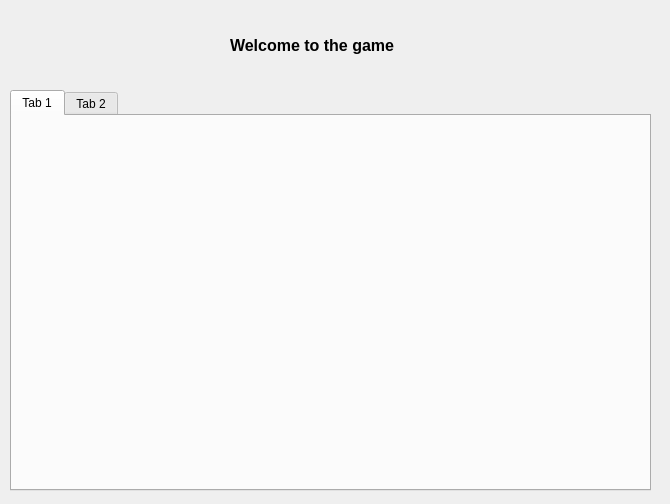
<?xml version="1.0" encoding="UTF-8"?>
<ui version="4.0">
 <class>Dialog</class>
 <widget class="QDialog" name="Dialog">
  <property name="geometry">
   <rect>
    <x>0</x>
    <y>0</y>
    <width>670</width>
    <height>504</height>
   </rect>
  </property>
  <property name="windowTitle">
   <string>Dialog</string>
  </property>
  <widget class="QTabWidget" name="tabWidget">
   <property name="geometry">
    <rect>
     <x>10</x>
     <y>90</y>
     <width>641</width>
     <height>401</height>
    </rect>
   </property>
   <widget class="QWidget" name="tab">
    <attribute name="title">
     <string>Tab 1</string>
    </attribute>
   </widget>
   <widget class="QWidget" name="tab_2">
    <attribute name="title">
     <string>Tab 2</string>
    </attribute>
   </widget>
  </widget>
  <widget class="QLabel" name="label">
   <property name="geometry">
    <rect>
     <x>230</x>
     <y>20</y>
     <width>221</width>
     <height>51</height>
    </rect>
   </property>
   <property name="font">
    <font>
     <pointsize>12</pointsize>
     <weight>75</weight>
     <bold>true</bold>
    </font>
   </property>
   <property name="text">
    <string>Welcome to the game</string>
   </property>
  </widget>
 </widget>
 <resources/>
 <connections/>
</ui>
